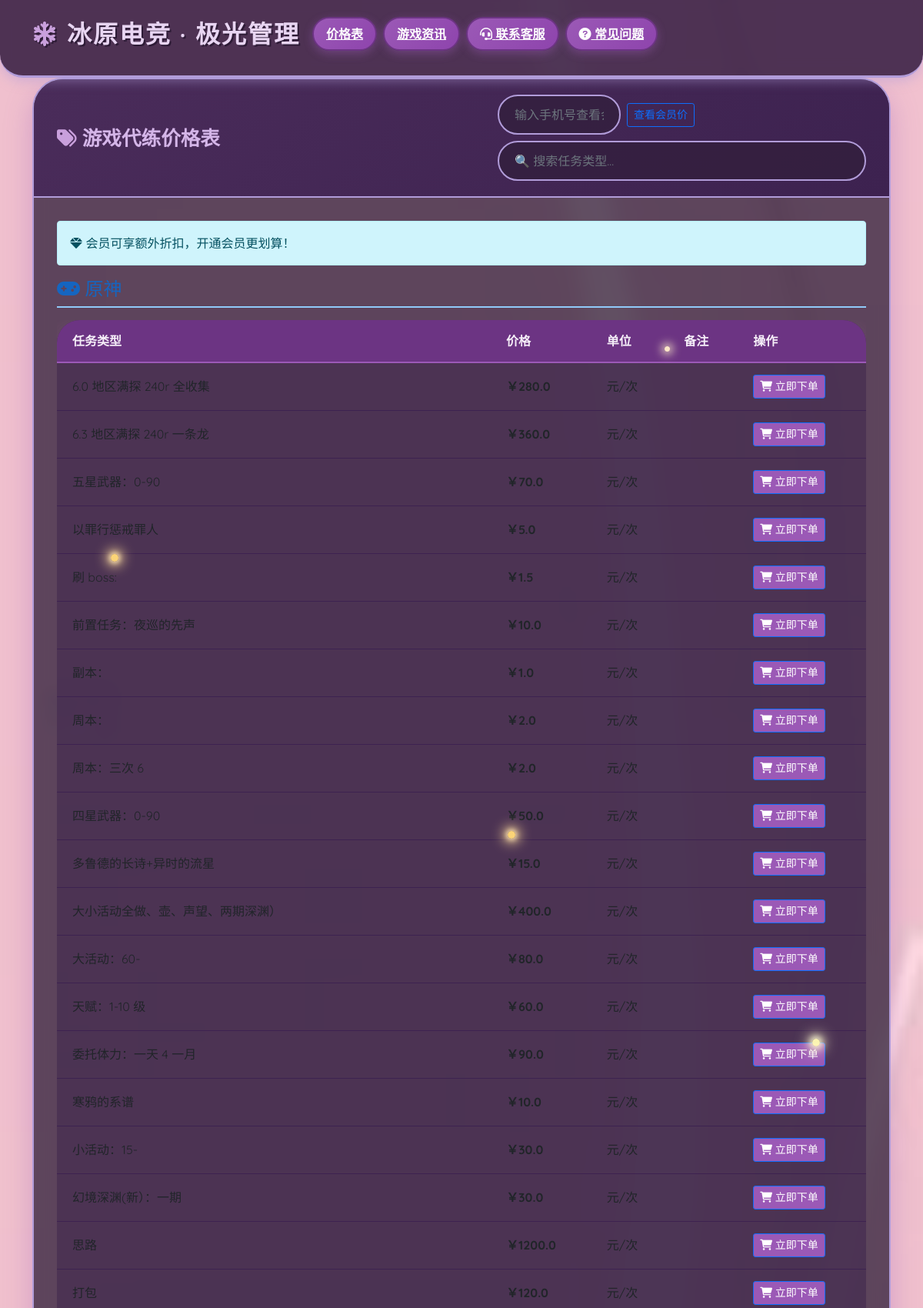
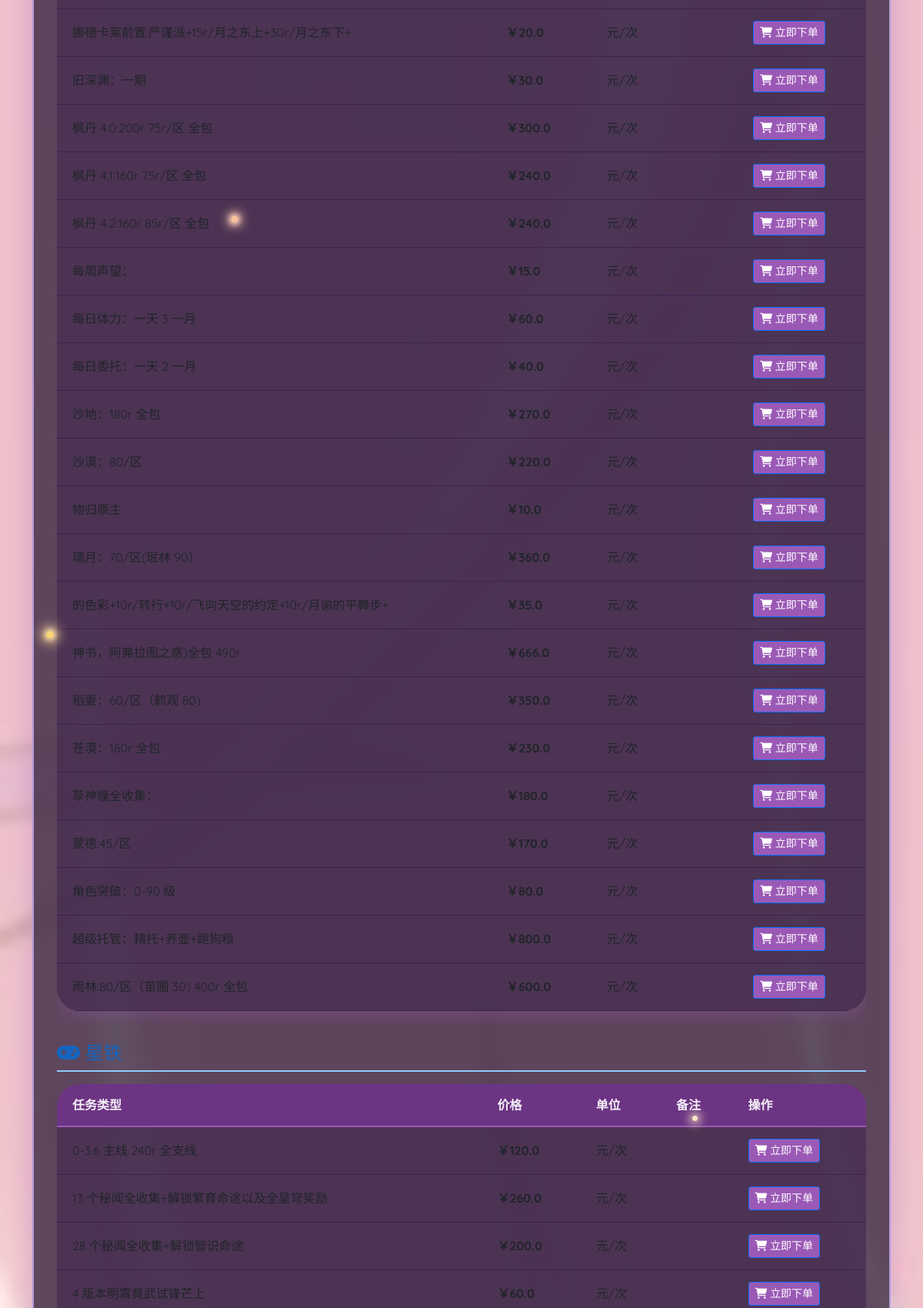
Page /customer (upper part) on the committed database (2 pictures, top to bottom).
### models.py (models this page shows)
class Price(db.Model):
    id = db.Column(db.Integer, primary_key=True)
    game = db.Column(db.String(50), nullable=False)
    task_type = db.Column(db.String(50), nullable=False)
    price = db.Column(db.Float, nullable=False)
    unit = db.Column(db.String(20), default='元/次')  # 单位
    remark = db.Column(db.String(200))
    service_type = db.Column(db.String(20), default='代肝')  # 代肝 / 陪玩

### app.py (the view, shortened to what this page needs)
@app.route('/customer')
def customer_index():
    prices = Price.query.filter(
        db.or_(Price.service_type == '代肝', Price.service_type.is_(None))
    ).order_by(Price.game, Price.task_type).all()
    grouped_prices = {}
    phone = request.args.get('phone', '')
    customer = None
    customer_level = None
    discount_rate = 1.0
    membership = None
    for p in prices:
        if p.game not in grouped_prices:
            grouped_prices[p.game] = []
        item = {'game': p.game, 'task_type': p.task_type, 'price': p.price, 'unit': p.unit or '元/次', 'remark': p.remark}
        item['member_price'] = round(p.price * discount_rate, 2) if discount_rate < 1.0 else p.price
        grouped_prices[p.game].append(item)
    return render_template('customer/index.html', grouped_prices=grouped_prices,
                          customer=customer, customer_level=customer_level, membership=membership, phone=phone,
                          price_table_images=list_price_table_images())

### app.py (called while the page is built)
def get_site_image_info(key):
    if key not in SITE_IMAGE_KEYS:
        return None, None, None
    try:
        for f in os.listdir(SITE_IMAGES_DIR):
            if f.startswith(key + '.'):
                path = os.path.join(SITE_IMAGES_DIR, f)
                if os.path.isfile(path) and os.path.splitext(f)[1].lower() in SITE_IMAGE_EXT:
                    return f, int(os.path.getmtime(path)), SITE_IMAGES_DIR
    except OSError:
        pass
    if key == 'wechat_pay':
        return _latest_image_in_dir(UPLOAD_WECHAT_DIR)
    if key == 'alipay_pay':
        return _latest_image_in_dir(UPLOAD_ALIPAY_DIR)
    return None, None, None

def list_price_table_images():
    try:
        files = [(f, int(os.path.getmtime(os.path.join(UPLOAD_PRICE_TABLE_DIR, f)))) for f in os.listdir(UPLOAD_PRICE_TABLE_DIR)
                if os.path.splitext(f)[1].lower() in SITE_IMAGE_EXT and os.path.isfile(os.path.join(UPLOAD_PRICE_TABLE_DIR, f))]
        files.sort(key=lambda x: x[1], reverse=True)
        return [f[0] for f in files]
    except OSError:
        return []

def list_background_images():
    try:
        files = []
        for f in os.listdir(UPLOAD_BG_DIR):
            if os.path.splitext(f)[1].lower() in SITE_IMAGE_EXT and os.path.isfile(os.path.join(UPLOAD_BG_DIR, f)):
                mtime = int(os.path.getmtime(os.path.join(UPLOAD_BG_DIR, f)))
                files.append((f, mtime))
        files.sort(key=lambda x: x[1])
        return [{'url': url_for('serve_upload', filename='bg/' + f) + '?v=' + str(m), 'filename': f} for f, m in files]
    except OSError:
        return []

@app.context_processor
def inject_pending_approval():
    if current_user.is_authenticated and current_user.role == 'admin':
        pending_count = User.query.filter_by(role='player', is_approved=False).count()
    else:
        pending_count = 0
    player_unread_count = 0
    if current_user.is_authenticated and current_user.role == 'player':
        player_unread_count = Notification.query.filter_by(
            receiver_type='player', receiver_id=current_user.id, is_read=False
        ).count()
    customer_phone = session.get('customer_phone')
    return dict(pending_approval_count=pending_count, player_unread_count=player_unread_count, customer_phone=customer_phone)

@app.context_processor
def inject_site_image_url():
    return dict(site_image_url=site_image_url, background_slides=list_background_images())

### templates/customer/index.html (shortened to what this page needs)
{% extends "base.html" %}
{% block content %}
<div class="card">
    <div class="card-header d-flex justify-content-between align-items-center flex-wrap gap-2">
        <span><i class="fas fa-tags"></i> 游戏代练价格表</span>
        <div class="d-flex gap-2 flex-wrap align-items-center">
            <form method="GET" class="d-flex gap-2 align-items-center" action="{{ url_for('customer_index') }}">
                <input type="text" name="phone" class="form-control" placeholder="输入手机号查看会员价" value="{{ phone or '' }}" style="width: 160px;">
                <button type="submit" class="btn btn-sm btn-outline-primary">查看会员价</button>
            </form>
            <input type="text" id="searchTask" class="form-control" placeholder="🔍 搜索任务类型..." style="min-width: 200px;">
        </div>
    </div>
    <div class="card-body">
        <div class="alert alert-info mb-3">
            <i class="fas fa-gem"></i> 会员可享额外折扣，开通会员更划算！
        </div>
        {% if grouped_prices %}
            {% for game, tasks in grouped_prices.items() %}
            <div class="game-section mb-4" data-game="{{ game }}">
                <h4 class="mb-3" style="color: #1565c0; border-bottom: 2px solid #90caf9; padding-bottom: 8px;">
                    <i class="fas fa-gamepad"></i> {{ game }}
                </h4>
                <div class="table-responsive">
                    <table class="table table-hover align-middle">
                        <thead>
                            <tr>
                                <th>任务类型</th>
                                <th>价格</th>
                                <th>单位</th>
                                <th>备注</th>
                                <th>操作</th>
                            </tr>
                        </thead>
                        <tbody>
                            {% for task in tasks %}
                            <tr class="task-row" data-task="{{ task.task_type }}">
                                <td>{{ task.task_type }}</td>
                                <td>
                                    {% if (membership or customer_level) and task.member_price != task.price %}
                                        <span class="text-muted text-decoration-line-through">￥{{ task.price }}</span>
                                        <strong class="text-danger">￥{{ task.member_price }}</strong>
                                        <span class="badge bg-success ms-1">会员价</span>
                                    {% else %}
                                        <strong>￥{{ task.price }}</strong>
                                    {% endif %}
                                </td>
                                <td>{{ task.unit or '元/次' }}</td>
                                <td>{{ task.remark or '' }}</td>
                                <td>
                                    <a href="{{ url_for('customer_order') }}?game={{ task.game|urlencode }}&task_type={{ task.task_type|urlencode }}{% if phone %}&phone={{ phone|urlencode }}{% endif %}"
                                       class="btn btn-sm btn-primary">
                                        <i class="fas fa-shopping-cart"></i> 立即下单
                                    </a>
                                </td>
                            </tr>
                            {% endfor %}
                        </tbody>
                    </table>
                </div>
            </div>
            {% endfor %}
        {% else %}
            <p class="text-center">暂无价格数据，请稍后再来或联系客服。</p>
        {% endif %}
    </div>
</div>
{% endblock %}

### static/css/theme-kuromi.css (style rules this page uses)
.card { background: rgba(45, 27, 54, 0.75); backdrop-filter: blur(10px); border: 2px solid #b19cd9; border-radius: 40px; box-shadow: 0 15px 35px rgba(155, 89, 182, 0.35); overflow: hidden; }
.card-header { background: linear-gradient(135deg, #4a2c5a, #3d2250); border-bottom: 2px solid #b19cd9; font-size: 1.6rem; font-weight: 700; color: #d4b5e8; padding: 20px 30px; }
.card-header i { color: #c9a0dc; }
.card-body { padding: 30px; }
.table { background: rgba(60, 40, 70, 0.6); border-radius: 30px; overflow: hidden; box-shadow: 0 8px 20px rgba(155, 89, 182, 0.25); }
.table th { background: #6c3483; color: #f5eef8; font-weight: 700; padding: 15px 20px; border-bottom: 2px solid #9b59b6; }
.table td { padding: 15px 20px; border-bottom: 1px solid #3d2250; background: rgba(80, 50, 90, 0.4); }
.btn-primary { background: #9b59b6; color: #fff; }
.form-control, .form-select { border: 2px solid #b19cd9; border-radius: 40px; padding: 12px 20px; background: rgba(50, 30, 60, 0.8); color: #e8d5f2; }
a { color: #c9a0dc; }

### templates/base.html (style rules this page uses)
* { margin: 0; padding: 0; box-sizing: border-box; }
body::before { content: ""; position: fixed; top: 0; left: 0; width: 100%; height: 100%; background-color: rgba(255, 255, 255, 0.5); pointer-events: none; z-index: -1; animation: breath 8s infinite ease-in-out; }
body { font-family: 'Quicksand', sans-serif; min-height: 100vh; position: relative; padding-bottom: 60px; }

### rows in the picture
Price: task_type "6.0 地区满探 240r 全收集", price "280.0", unit "元/次"
Price: task_type "6.3 地区满探 240r 一条龙", price "360.0", unit "元/次"
Price: task_type "五星武器：0-90", price "70.0", unit "元/次"
Price: task_type "以罪行惩戒罪人", price "5.0", unit "元/次"
Price: task_type "刷 boss:", price "1.5", unit "元/次"
Price: task_type "前置任务：夜巡的先声", price "10.0", unit "元/次"
Price: task_type "副本：", price "1.0", unit "元/次"
Price: task_type "周本：", price "2.0", unit "元/次"
Price: task_type "周本：三次 6", price "2.0", unit "元/次"
Price: task_type "四星武器：0-90", price "50.0", unit "元/次"
Price: task_type "多鲁德的长诗+异时的流星", price "15.0", unit "元/次"
Price: task_type "大小活动全做、壶、声望、两期深渊）", price "400.0", unit "元/次"
Price: task_type "大活动：60-", price "80.0", unit "元/次"
Price: task_type "天赋：1-10 级", price "60.0", unit "元/次"
Price: task_type "委托体力：一天 4 一月", price "90.0", unit "元/次"
Price: task_type "寒鸦的系谱", price "10.0", unit "元/次"
Price: task_type "小活动：15-", price "30.0", unit "元/次"
Price: task_type "幻境深渊(新）：一期", price "30.0", unit "元/次"
Price: task_type "思路", price "1200.0", unit "元/次"
Price: task_type "打包", price "120.0", unit "元/次"
Price: task_type "挪德卡莱前置:严谨派+15r/月之东上+30r/月之东下+", price "20.0", unit "元/次"
Price: task_type "旧深渊：一期", price "30.0", unit "元/次"
Price: task_type "枫丹 4.0:200r 75r/区 全包", price "300.0", unit "元/次"
Price: task_type "枫丹 4.1:160r 75r/区 全包", price "240.0", unit "元/次"
Price: task_type "枫丹 4.2:160r 85r/区 全包", price "240.0", unit "元/次"
Price: task_type "每周声望：", price "15.0", unit "元/次"
Price: task_type "每日体力：一天 3 一月", price "60.0", unit "元/次"
Price: task_type "每日委托：一天 2 一月", price "40.0", unit "元/次"
Price: task_type "沙地：180r 全包", price "270.0", unit "元/次"
Price: task_type "沙漠：80/区", price "220.0", unit "元/次"
Price: task_type "物归原主", price "10.0", unit "元/次"
Price: task_type "璃月：70/区(珉林 90）", price "360.0", unit "元/次"
Price: task_type "的色彩+10r/转行+10r/飞向天空的约定+10r/月谕的平舞步+", price "35.0", unit "元/次"
Price: task_type "神书，阿弗拉图之惑)全包 490r", price "666.0", unit "元/次"
Price: task_type "稻妻：60/区（鹤观 80)", price "350.0", unit "元/次"
Price: task_type "苍漠：160r 全包", price "230.0", unit "元/次"
Price: task_type "草神瞳全收集：", price "180.0", unit "元/次"
Price: task_type "蒙德:45/区", price "170.0", unit "元/次"
Price: task_type "角色突破：0-90 级", price "80.0", unit "元/次"
Price: task_type "超级托管：精托+养壶+跑狗粮", price "800.0", unit "元/次"
Price: task_type "雨林:80/区（苗圃 30) 400r 全包", price "600.0", unit "元/次"
Price: task_type "0-3.6 主线 240r 全支线", price "120.0", unit "元/次"
Price: task_type "13 个秘闻全收集+解锁繁育命途以及全星穹奖励", price "260.0", unit "元/次"
Price: task_type "28 个秘闻全收集+解锁智识命途", price "200.0", unit "元/次"
Price: task_type "4 版本明霄竟武试锋芒上", price "60.0", unit "元/次"
